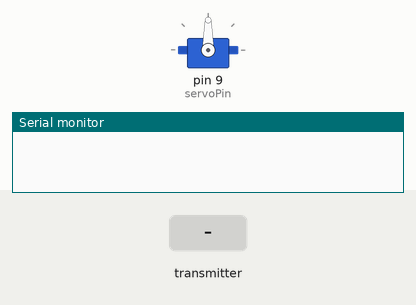
This sketch was run on a simulated Arduino Uno, built with avr-gcc and run on an emulated ATmega328P. On the bench: servo, the last lines printed to the serial monitor. The inputs (shaded band) are chosen by the test bench. No radio packets arrive unless stated.

Above: at 1.2 s.
1.3 s: the transmitter starts sending angleV = 0
At 2.0 s:
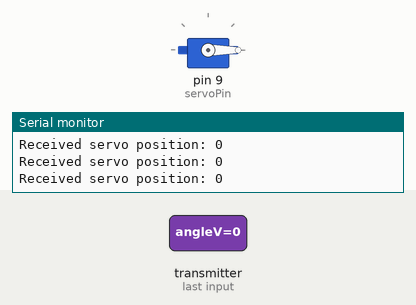
2.8 s: the transmitter starts sending angleV = 45
At 3.2 s:
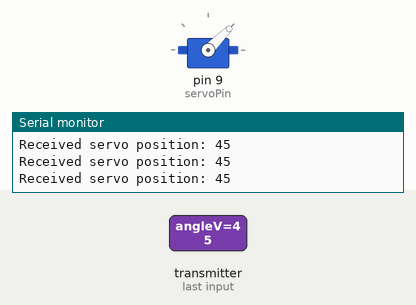
4.3 s: the transmitter starts sending angleV = 180
At 5.5 s:
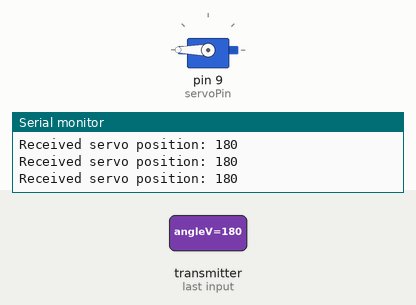
5.8 s: the transmitter starts sending angleV = 90
At 6.6 s:
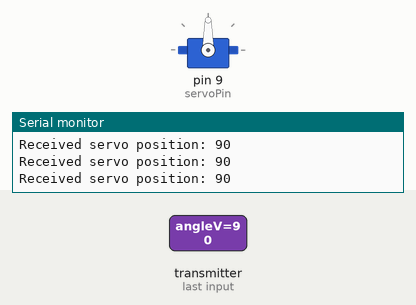
Timing chart, 0 to 8.3 s (numbered marks = the images above; inputs shaded):
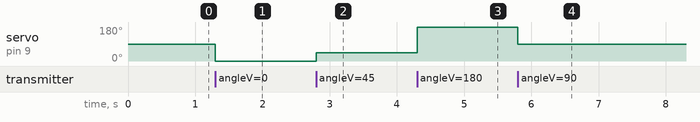

Measured:
- after the input at 1.3 s, servo on pin 9 (servoPin): 90° → 0° at once
- after the input at 2.8 s, servo on pin 9 (servoPin): 0° → 45° at once
- after the input at 4.3 s, servo on pin 9 (servoPin): 45° → 180° at once
- after the input at 5.8 s, servo on pin 9 (servoPin): 180° → 90° at once

The sketch:

reciever2024.ino
```cpp
#include <SPI.h>
#include <nRF24L01.h>
#include <RF24.h>
#include <Servo.h>

RF24 radio(7, 8);

const byte address[5] = "00001";  // Address length should be 5 bytes

int servoPin = 9;

Servo paul;

void setup() {
  Serial.begin(9600);
  paul.attach(servoPin);
  radio.begin();
  radio.openReadingPipe(0, address);
  radio.setPALevel(RF24_PA_MIN);
  radio.startListening(); // Start listening once in the setup
}

void loop() {
  if (radio.available()) {
    int angleV = 0;
    radio.read(&angleV, sizeof(angleV));

    // Constrain servo movement within 0-180 degrees
    angleV = constrain(angleV, 0, 180);

    paul.write(angleV);
    Serial.print("Received servo position: ");
    Serial.println(angleV);
  }
}
```
